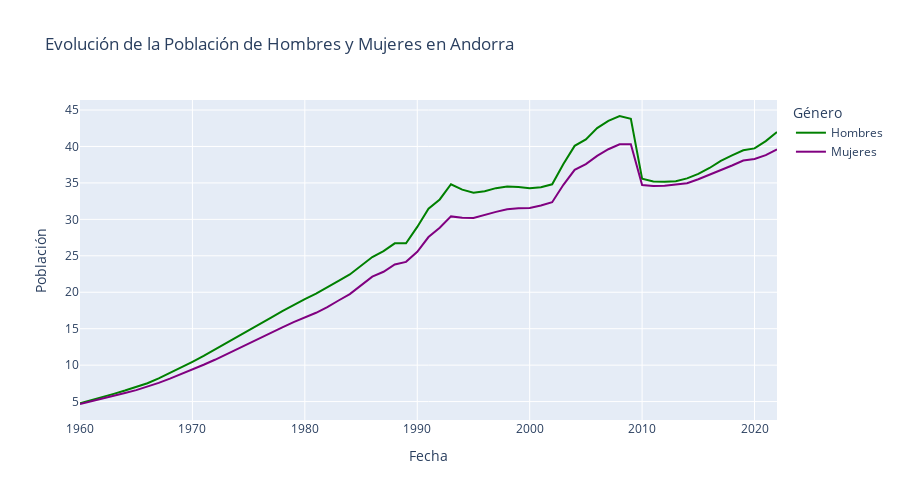

Write notebook code for a chart like this one.
### Code cell
import plotly.express as px

# Crear el gráfico de líneas
fig_line = px.line(dataframe, x='Fecha', y=['Hombres', 'Mujeres'],
                   color_discrete_sequence=['green', 'purple'],
                   title='Evolución de la Población de Hombres y Mujeres en Andorra',
                   labels={'value': 'Población', 'variable': 'Género'},
                   height=500)

# Mostrar el gráfico
fig_line.show()

### Figure 1 — Plotly figure (JSON) as saved in the notebook; plotly's stock layout.template omitted (floating-point values rounded to 4 significant figures)
{"data": [{"hovertemplate": "Género=Hombres<br>Fecha=%{x}<br>Población=%{y}<extra></extra>", "legendgroup": "Hombres", "line": {"color": "green", "dash": "solid"}, "marker": {"symbol": "circle"}, "mode": "lines", "name": "Hombres", "orientation": "v", "showlegend": true, "type": "scatter", "x": [2022, 2021, 2020, 2019, 2018, 2017, 2016, 2015, 2014, 2013, 2012, 2011, 2010, 2009, 2008, 2007, 2006, 2005, 2004, 2003, 2002, 2001, 2000, 1999, 1998, 1997, 1996, 1995, 1994, 1993, 1992, 1991, 1990, 1989, 1988, 1987, 1986, 1985, 1984, 1983, 1982, 1981, 1980, 1979, 1978, 1977, 1976, 1975, 1974, 1973, 1972, 1971, 1970, 1969, 1968, 1967, 1966, 1965, 1964, 1963, 1962, 1961, 1960], "xaxis": "x", "y": [41.98, 40.73, 39.74, 39.47, 38.79, 38.03, 37.05, 36.23, 35.62, 35.23, 35.15, 35.2, 35.59, 43.79, 44.18, 43.52, 42.52, 40.97, 40.09, 37.58, 34.8, 34.42, 34.27, 34.43, 34.49, 34.28, 33.85, 33.66, 34.08, 34.82, 32.73, 31.48, 28.96, 26.72, 26.71, 25.64, 24.83, 23.7, 22.44, 21.56, 20.64, 19.8, 19.05, 18.25, 17.4, 16.52, 15.63, 14.73, 13.84, 12.96, 12.1, 11.27, 10.46, 9.682, 8.924, 8.182, 7.521, 6.986, 6.516, 6.056, 5.612, 5.186, 4.773], "yaxis": "y"}, {"hovertemplate": "Género=Mujeres<br>Fecha=%{x}<br>Población=%{y}<extra></extra>", "legendgroup": "Mujeres", "line": {"color": "purple", "dash": "solid"}, "marker": {"symbol": "circle"}, "mode": "lines", "name": "Mujeres", "orientation": "v", "showlegend": true, "type": "scatter", "x": [2022, 2021, 2020, 2019, 2018, 2017, 2016, 2015, 2014, 2013, 2012, 2011, 2010, 2009, 2008, 2007, 2006, 2005, 2004, 2003, 2002, 2001, 2000, 1999, 1998, 1997, 1996, 1995, 1994, 1993, 1992, 1991, 1990, 1989, 1988, 1987, 1986, 1985, 1984, 1983, 1982, 1981, 1980, 1979, 1978, 1977, 1976, 1975, 1974, 1973, 1972, 1971, 1970, 1969, 1968, 1967, 1966, 1965, 1964, 1963, 1962, 1961, 1960], "xaxis": "x", "y": [39.61, 38.8, 38.27, 38.07, 37.39, 36.76, 36.06, 35.5, 34.95, 34.73, 34.61, 34.57, 34.7, 40.3, 40.3, 39.62, 38.7, 37.58, 36.79, 34.74, 32.35, 31.91, 31.58, 31.54, 31.38, 31.02, 30.63, 30.2, 30.23, 30.41, 28.86, 27.57, 25.54, 24.17, 23.81, 22.81, 22.15, 20.9, 19.74, 18.87, 17.96, 17.18, 16.56, 15.89, 15.17, 14.42, 13.66, 12.91, 12.16, 11.44, 10.73, 10.06, 9.398, 8.767, 8.156, 7.563, 7.026, 6.577, 6.175, 5.783, 5.402, 5.03, 4.67], "yaxis": "y"}], "layout": {"height": 500, "legend": {"title": {"text": "Género"}, "tracegroupgap": 0}, "title": {"text": "Evolución de la Población de Hombres y Mujeres en Andorra"}, "xaxis": {"anchor": "y", "domain": [0, 1], "title": {"text": "Fecha"}}, "yaxis": {"anchor": "x", "domain": [0, 1], "title": {"text": "Población"}}}}
